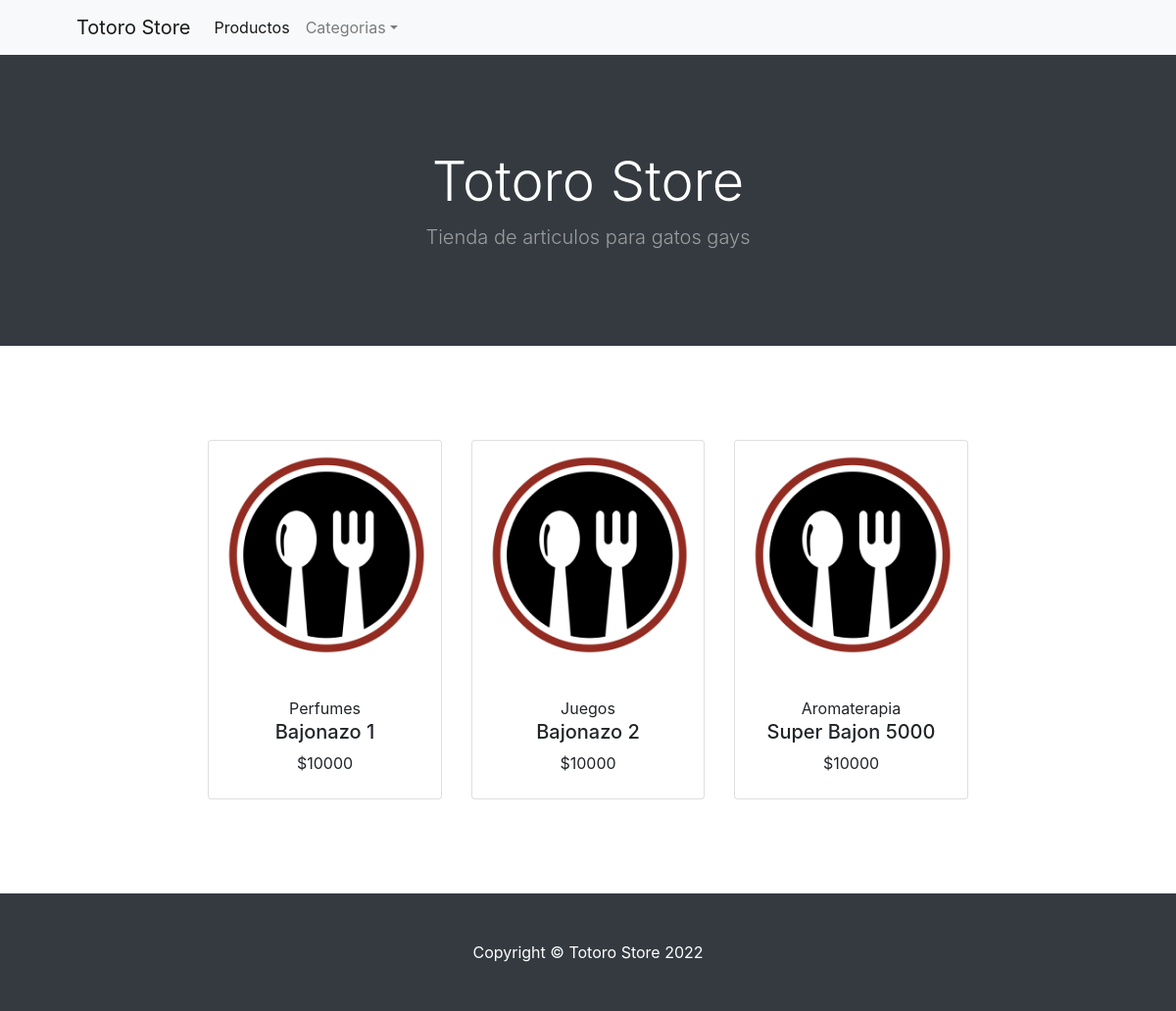
The page / on the database its author committed.
### catalog/models.py (models this page shows, shortened)
class Product(models.Model):
    name = models.CharField(max_length=255)
    description = models.TextField(null=True, blank=True)
    price = models.PositiveIntegerField(default=0)
    stock = models.IntegerField(default=0)
    category = models.ForeignKey(Category, on_delete=models.CASCADE)
    photo = models.ImageField(upload_to="images/products/", null=True, blank=True)
    class Meta:
        app_label = "catalog"

class Category(models.Model):
    name = models.CharField(max_length=255)
    icon = models.ImageField(upload_to="images/")
    class Meta:
        app_label = "catalog"
    def __str__(self):
        return self.name

### catalog/views/product.py (the view)
# urls.py: path('', all_products, name='index'),
def all_products(request):
    context = dict()
    products = product_providers.get_all_products()
    categories = category_providers.get_all_categories()
    context = {
        "products": products,
        "categories": categories
    }
    return render(
        request,
        "all_products.html",
        context=context
    )

### catalog/providers/category.py (called while the page is built)
def get_all_categories():
    categories = Category.objects.all()
    return categories

### catalog/providers/product.py (called while the page is built)
def get_all_products():
    products = Product.objects.all()
    return products

### templates/all_products.html (shortened to what this page needs)
<!DOCTYPE html>
<html lang="en">
    <head>
        <link href="https://cdn.jsdelivr.net/npm/bootstrap-icons@1.5.0/font/bootstrap-icons.css" rel="stylesheet" />
        <link rel="stylesheet" href="https://cdn.jsdelivr.net/npm/bootstrap@4.3.1/dist/css/bootstrap.min.css">
    </head>
    <body>
        <nav class="navbar navbar-expand-lg navbar-light bg-light">
            <div class="container px-4 px-lg-5">
                <a class="navbar-brand" href="{% url 'index' %}">Totoro Store</a>
                <div class="collapse navbar-collapse" id="navbarSupportedContent">
                    <ul class="navbar-nav me-auto mb-2 mb-lg-0 ms-lg-4">
                        <li class="nav-item"><a class="nav-link active" aria-current="page" href="{% url 'index' %}">Productos</a></li>
                        <li class="nav-item dropdown">
                            <a class="nav-link dropdown-toggle" id="navbarDropdown" href="#" role="button" data-bs-toggle="dropdown" aria-expanded="false">Categorias</a>
                        </li>
                    </ul>
                </div>
            </div>
        </nav>
        <header class="bg-dark py-5">
            <div class="container px-4 px-lg-5 my-5">
                <div class="text-center text-white">
                    <h1 class="display-4 fw-bolder">Totoro Store</h1>
                    <p class="lead fw-normal text-white-50 mb-0">Tienda de articulos para gatos gays</p>
                </div>
            </div>
        </header>
        <section class="py-5">
            <div class="container px-4 px-lg-5 mt-5">
                <div class="row gx-4 gx-lg-5 row-cols-2 row-cols-md-3 row-cols-xl-4 justify-content-center">
                    {% for product in products %}
                    <div class="col-md-3 mb-5">
                        <div class="card h-100">
                            <img class="card-img-top" src="{{ product.photo.url }}" alt="..." />
                            <div class="card-body p-4">
                                <div class="text-center">
                                    <span>{{ product.category }}</span>
                                    <h5 class="fw-bolder">{{ product.name }}</h5>
                                    ${{ product.price }}
                                </div>
                            </div>
                        </div>
                    </div>
                    {% endfor %}
                </div>
            </div>
        </section>
        <footer class="py-5 bg-dark">
            <div class="container"><p class="m-0 text-center text-white">Copyright &copy; Totoro Store 2022</p></div>
        </footer>
    </body>
</html>

### rows shown on the page
Product: photo (picture), category "Perfumes", name "Bajonazo 1", price "10000"
Product: photo (picture), category "Juegos", name "Bajonazo 2", price "10000"
Product: photo (picture), category "Aromaterapia", name "Super Bajon 5000", price "10000"
